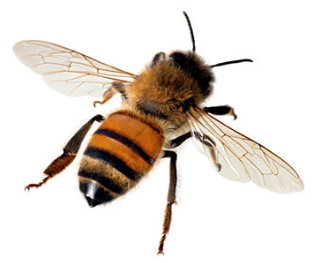
#> input picture Graph-Segmentation-First-Attempts/bees/data_gen/bee1.png, 319 x 263 px
$ jupyter execute --allow-errors ImageGenerator.ipynb
#> lines starting #> are read from the running program, lines starting #| are printed output that depends on the picture
[cell 1]
from PIL import Image
import numpy as np
import random

## Loading backgrounds ##

#> (a cell that did not finish here is left out)

#> (a cell that did not finish here is left out)

#> (a cell that did not finish here is left out)

#> (a cell that did not finish here is left out)

## Loading bees ##

[cell 6]
bee1 = Image.open("./data_gen/bee1.png")
#> bee1 is the input picture: PIL image 319x263 RGB; mean R, G, B 226.8, 219.3, 212.6
bee2 = Image.open("./data_gen/bee2.png")
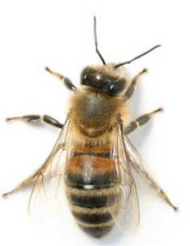
#> input picture Graph-Segmentation-First-Attempts/bees/data_gen/bee2.png, 190 x 246 px
#> bee2 is the input picture: PIL image 190x246 RGB; mean R, G, B 222.8, 216.9, 207.5
bee3 = Image.open("./data_gen/bee3.png")
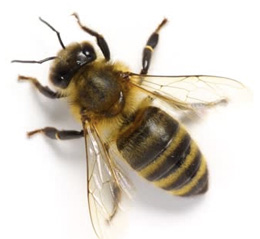
#> input picture Graph-Segmentation-First-Attempts/bees/data_gen/bee3.png, 260 x 239 px
#> bee3 is the input picture: PIL image 260x239 RGB; mean R, G, B 214.1, 207.5, 197.4

[cell 7]
bee1

[cell 8]
bee2

[cell 9]
bee3

[cell 10]
#im.rotate(45).show()

Achtung!:
- we have to resize both bees and backgrounds to get readable result,
- we can use rotating functions,
- we have to handle white background of bees images

[cell 11]
print(bee1.size)
#| (319, 263)
print(bee2.size)
#| (190, 246)
print(bee3.size)
#| (260, 239)

[cell 12]
# 4 times smaller
bee1r = bee1.resize((int(bee1.size[0] / 4), int(bee1.size[1] / 4)))
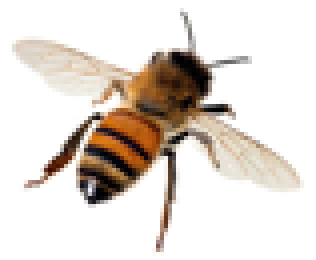
#> bee1r: PIL image 79x65 RGB (shown 4 times larger); mean R, G, B 226.7, 219.1, 212.4
bee2r = bee2.resize((int(bee2.size[0] / 4), int(bee2.size[1] / 4)))
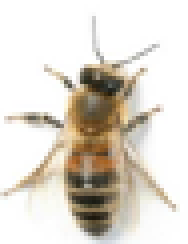
#> bee2r: PIL image 47x61 RGB (shown 4 times larger); mean R, G, B 222.7, 216.8, 207.5
bee3r = bee3.resize((int(bee3.size[0] / 4), int(bee3.size[1] / 4)))
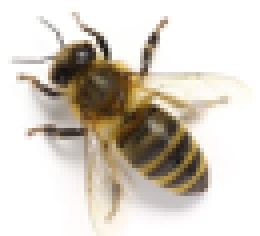
#> bee3r: PIL image 65x59 RGB (shown 4 times larger); mean R, G, B 214, 207.4, 197.4

[cell 13]
bee1r

[cell 14]
bee2r

[cell 15]
bee3r

## Time to generate some images! ##

[cell 16]
def generate_image(background, bees, num_of_bees):
    '''
        background - PIL image
        bees - list of PIL images
    '''
    new_image = np.array(background)

    for _ in range(int(num_of_bees / len(bees))):
        for bee in bees:
            coord_x = random.randint(0, background.size[1] - bee.size[1])
            coord_y = random.randint(0, background.size[0] - bee.size[0])

            # pasting bee at (coord_x, coord_y)
            bee_arr = np.array(bee)
            for x in range(bee.size[1]):
                for y in range(bee.size[0]):
                    if bee_arr[x, y] < 230: # we don't change background value when it's almost white
                        new_image[x + coord_x, y + coord_y] = bee_arr[x, y]

    return new_image

[cell 17]
# we consider only gray-scale images, TODO - try with RGB images

[cell 18]
bees = [bee1r.convert('L') , bee2r.convert('L') , bee3r.convert('L')]

[cell 19]
bees[0]
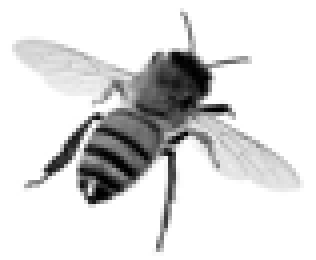
#> Out: PIL image 79x65 L (shown 4 times larger); min 0, max 255, mean 220.6

[cell 20]
bees[1]
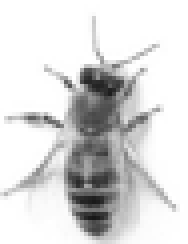
#> Out: PIL image 47x61 L (shown 4 times larger); min 23, max 255, mean 217.5

[cell 21]
bees[2]
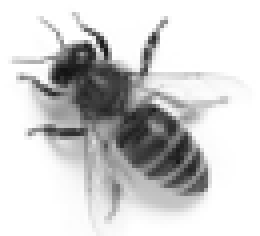
#> Out: PIL image 65x59 L (shown 4 times larger); min 19, max 255, mean 208.3
